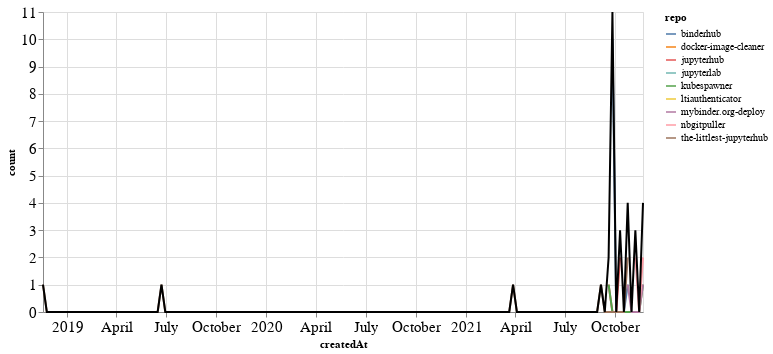

The notebook cell this image was saved under:
### Markdown cell above
### PRs

### Code cell
prs_time = prs.groupby('repo').resample('W', on='createdAt').count()['author'].reset_index()
prs_time = prs_time.rename(columns={'author': 'count'})
prs_time_total = prs_time.groupby('createdAt').agg({"count": "sum"}).reset_index()

ch1 = alt.Chart(prs_time, width=600).mark_line().encode(
    x='createdAt',
    y='count',
    color='repo',
    tooltip="repo"
)

ch2 = alt.Chart(prs_time_total, width=600).mark_line(color="black").encode(
    x='createdAt',
    y='count',
)

ch1 + ch2

### Figure 1 — Vega-Lite specification as saved in the notebook (floating-point values rounded to 4 significant figures; data arrays with more than 128 entries replaced by an {"elided": "..."} marker saying what was removed)
{"config": {"axisLeft": {"labelFontSize": 15}, "axisBottom": {"labelFontSize": 15}}, "layer": [{"data": {"name": "data-82e3ab7156c6a05969dbf355ec59494f"}, "mark": "line", "encoding": {"color": {"type": "nominal", "field": "repo"}, "tooltip": {"type": "nominal", "field": "repo"}, "x": {"type": "temporal", "field": "createdAt"}, "y": {"type": "quantitative", "field": "count"}}, "width": 600}, {"data": {"name": "data-62ccc908caa4cad475ea6317a09c1d51"}, "mark": {"type": "line", "color": "black"}, "encoding": {"x": {"type": "temporal", "field": "createdAt"}, "y": {"type": "quantitative", "field": "count"}}, "width": 600}], "$schema": "https://vega.github.io/schema/vega-lite/v4.8.1.json", "datasets": {"data-82e3ab7156c6a05969dbf355ec59494f": {"elided": "184 records"}, "data-62ccc908caa4cad475ea6317a09c1d51": {"elided": "158 records"}}}
